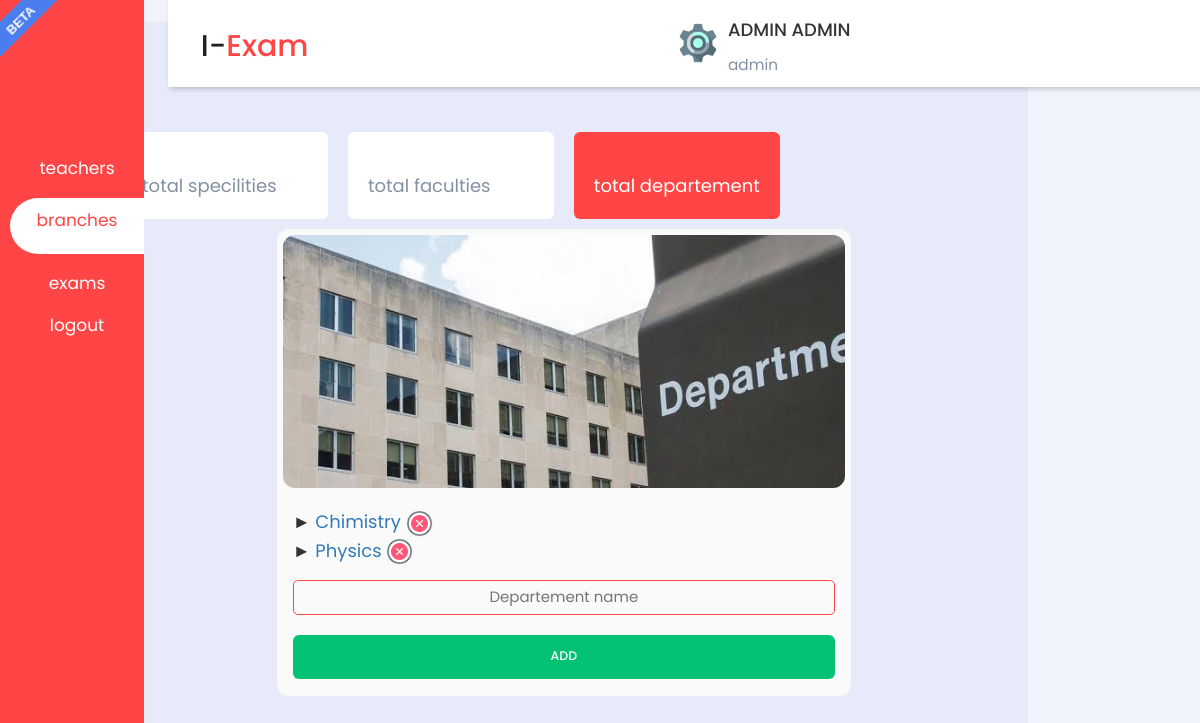
Page /action/branches/branches_depart.php?id_fact=3 (signed in) on the committed database.
### tables this page shows
CREATE TABLE `departement` (
  `id_faculty` int(20) NOT NULL,
  `id_departement` int(20) NOT NULL,
  `name_departement` varchar(50) NOT NULL
);

### fact.php (called while the page is built, shortened)
<?php
include('config/db_conn.php');
if(isset($_GET['id_fact'])){
 $id_fact=$_GET['id_fact'];
 $sqll="SELECT * FROM departement WHERE departement.id_faculty='$id_fact' ";
 $result_depart=mysqli_query($conn, $sqll);
   }
?>

### action/branches/branches_depart.php (the view, shortened to what this page needs)
<?php
include_once '../../config/Database.php';
include_once '../../fact.php';
    ?>
<!DOCTYPE html>
<html lang="en">
<head>
    <?php  include('../../inc/header.php'); ?>
    <link rel="stylesheet"
        href="https://maxst.icons8.com/vue-static/landings/line-awesome/line-awesome/1.3.0/css/line-awesome.min.css">
    <link rel="stylesheet" href="../../css/admin.css">
    <link rel="stylesheet" href="../../css/notification.css">
    <link rel="stylesheet" href="../../css/branches.css">
</head>
<body>
    <div class="sidebar">
        <div class="sidebar-brand">
            <h2><span class=""></span> <span></span></h2>
        </div>
        <div class="sidebar-menu">
            <ul>
                <li>
                    <a href="../admin_teachers.php"><span class="las la-user"></span>
                        <p style="font-size:17px;">teachers</p></span>
                    </a>
                </li>
                <li>
                    <a href="branches_faculty.php" class="active">
                        <p style="font-size:17px;">branches</p>
                    </a>
                </li>
                <li>
                    <a href="../admin_exams.php">
                        <p style="font-size:17px;">exams</p>
                    </a>
                </li>
                <li>
                    <a href="../../logout.php" onclick="return confirm('Are You sure you want to logout ?');">
                        <p style="font-size:17px;">logout</p>
                    </a>
                </li>
            </ul>
        </div>
    </div>
    <div class="main-content">
        <header>
            <h2>
                 I-<font style="color:#ff4546;">Exam</font>
            </h2>
            <div class="user-wrapper">
                <a href="../profile.php"><img src="../../img/setting.png" width="40px" height="40px" alt=""></a>
                <div>
                    <h4> <?php echo $_SESSION['name']; ?> </h4>
                    <small> <?php echo $_SESSION['role']; ?> </small>
                </div>
            </div>
        </header>
        <main style="background:#e7ebf9;">
            <div class="cards">
                <div class="card-single">
                    <div>
                        <span>total specilities</span>
                    </div>
                </div>
                <div class="card-single">
                    <div>
                        <span>total faculties</span>
                    </div>
                </div>
                <div class="card-single">
                    <div>
                        <span>total departement</span>
                    </div>
                </div>
            </div>
            <div class="card">
                <div class="card-image" style="background-image: url('../../img/departement.jpeg');">
                </div>
                <div class="card-form">
                    <?php
                      while($row_fact=mysqli_fetch_assoc($result_depart)):  ?>
                    &#9658;
                    <a href="branches_spec.php?id_depart=<?php echo $row_fact['id_departement'];?>">
                        <?php echo $row_fact['name_departement']; ?></a>
                    <img src="../../img/delete_sign.png " style="width:5%;display:inline;" type="button" name="delete"
                        id="<?php echo $row_fact['id_departement']; ?>" onclick="delete_depart(this.id)">
                    <br>
                    <?php endwhile; ?>
                    <div class="input">
                        <input class="input-field" placeholder="Departement name" id="insert_depart">
                    </div>
                    <div class="action">
                        <input type="button" class="action-button" value="ADD" name="add_depart"
                            id="<?php echo $id_fact?>" onclick="insert_depart(this.id)">
                    </div>
                </div>
            </div>
    </div>
</body>
</html>

### css/admin.css (style rules this page uses)
:root { --main-color: #ff4546; --color-dark: #1d2231; --text-grey: #8390a2; }
body { font-size: 18px; }
* { padding: 0; margin: 0; box-sizing: border-box; list-style-type: none; text-decoration: none; font-family: "Poppins", sans-serif; }
.sidebar { width: 20%; position: fixed; left: 0; top: 0; height: 100%; background: var(--main-color); z-index: 100; transition: width 300ms; }
.sidebar-brand { height: 90px; padding: 1rem 0rem 1rem 2rem; color: #fff; }
.sidebar-menu { margin-top: 30%; }
.sidebar-menu li { width: 100%; margin-bottom: 1.7rem; padding-left: 1rem; }
.sidebar-menu a { padding-left: 1rem; display: block; color: #fff; font-size: 1.1rem; }
.sidebar-menu a.active { background: #fff; padding-top: 1rem; padding-bottom: 1rem; color: var(--main-color); border-radius: 30px 0px 0px 30px; }
.sidebar-menu a span:first-child { font-size: 1.5rem; padding-right: 1rem; }
.main-content { transition: margin-left 300ms; margin-left: 250px; }
header { background: #fff; display: flex; justify-content: space-between; padding: 1rem 2.5rem; box-shadow: 2px 2px 5px rgba(0, 0, 0, 0.2); position: fixed; left: 20%; width: calc(80%); top: 0; z-index: 100; transition: left 300ms; }
header h2 { color: #222; }
.user-wrapper { display: flex; align-items: center; }
.user-wrapper img { border-radius: 50%; margin-right: 1rem; }
.user-wrapper small { display: inline-block; color: var(--text-grey); }
main { margin: 2%; padding: 10% 2%; background: #f1f5f9; min-height: calc(100vh - 90px); width: fit-content; }
.cards { display: grid; grid-template-columns: repeat(4, 1fr); grid-gap: 2rem; margin-bottom: 1rem; }
.card-single { display: flex; justify-content: space-between; background: #fff; padding: 2rem; border-radius: 6px; }
.card-single div:first-child span { color: var(--text-grey); }
.card-single:last-child { background: var(--main-color); }
.card-single:last-child h1, .card-single:last-child div:first-child span, .card-single:last-child div:last-child span { color: #fff; }
.card { background: #e7ebf9; }
@media only screen and (max-width: 1200px) { .sidebar { width: 12%; } }
@media only screen and (max-width: 1200px) { .sidebar .sidebar-brand, .sidebar li { padding-left: 1rem; text-align: center; } }
@media only screen and (max-width: 1200px) { .sidebar li a { padding-left: 0rem; } }
@media only screen and (max-width: 1200px) { .main-content { margin-left: 5%; } }
@media only screen and (max-width: 1200px) { .main-content header { width: calc(100% - 70px); left: 14%; } }

### css/tag.css (style rules this page uses)
body:after { z-index: 1000; content: "beta"; position: fixed; width: 80px; height: 25px; background: #4a7eee; top: 7px; left: -20px; text-align: center; font-size: 13px; font-family: sans-serif; text-transform: uppercase; font-weight: bold; color: #fff; line-height: 27px; transform:rotate(-45deg); }

### css/branches.css (style rules this page uses)
*, *:after, *:before { box-sizing: border-box; }
body { line-height: 1.5; background-color: #f1f3fb; padding: 0 2rem; }
img { max-width: 100%; display: block; }
input { appearance: none; border-radius: 0; }
.card { margin: 1rem auto; display: flex; flex-direction: column; width: 100%; max-width: 65%; background-color: rgb(250, 250, 250); border-radius: 12px; box-shadow: 0 10px 20px 0 rgba(#999, .25); padding: .6rem; margin-bottom:10%; }
.card-image { border-radius: 12px; overflow: hidden; padding-bottom: 45%; background-repeat: no-repeat; background-size: 120%; background-position: 0 5%; position: relative; }
.card-form { padding: 2rem 1rem 0; }
.input { display: flex; flex-direction: column-reverse; position: relative; padding-top: 1.5rem; }
.input-field { border: 0; z-index: 1; text-align:center; background-color: transparent; border: 1px solid #ff4546; border-radius:5px; font: inherit; font-size: 1.5rem; padding: .5rem 0; color:#68c09b; }
.action { margin-top: 2rem; }
.action-button { text-align:center; font: inherit; font-size: 1.25rem; padding: 1em; width: 100%; font-weight: 500; background-color: #04c273; border-radius: 6px; color: #FFF; border: 0; margin-bottom:2%; }

### rows in the picture
departement: name_departement "Chimistry"
departement: name_departement "Physics"

### other values in the picture
$_SESSION['name'] "ADMIN ADMIN"
$_SESSION['role'] "admin"
